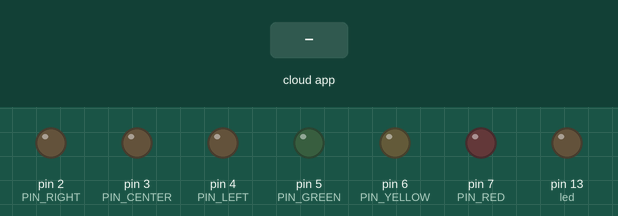
Recording of a sketch running on a simulated Arduino Uno, built with avr-gcc and run on an emulated ATmega328P. Shown: output pins drawn as LEDs (lit = HIGH). The test bench sets the inputs (shaded band). The ROS host is connected and sends only what is stated.

Above: at 1.2 s.
1.3 s: the phone or cloud app sets tl_state to RED
At 2.3 s:
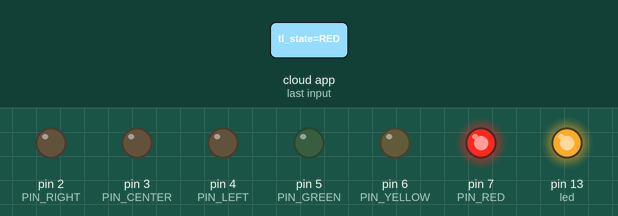
2.9 s: the phone or cloud app sets tl_state to YELLOW
At 4.2 s:
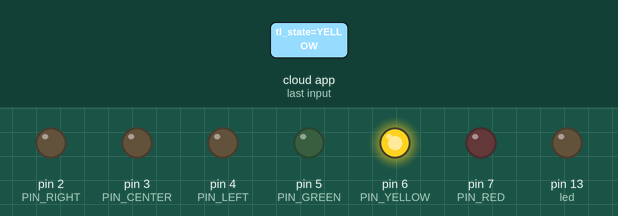
4.5 s: the phone or cloud app sets tl_state to GREEN
At 5.2 s:
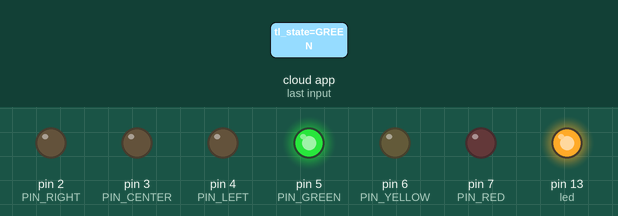
6.1 s: the phone or cloud app sets tl_state to LEFT
At 7.2 s:
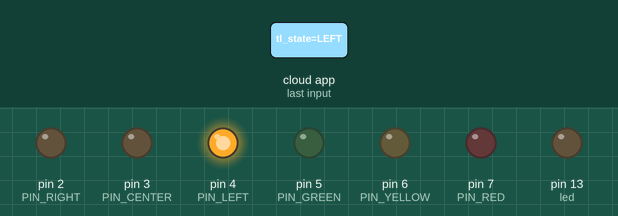
7.7 s: the phone or cloud app sets tl_state to CENTER
At 9.0 s:
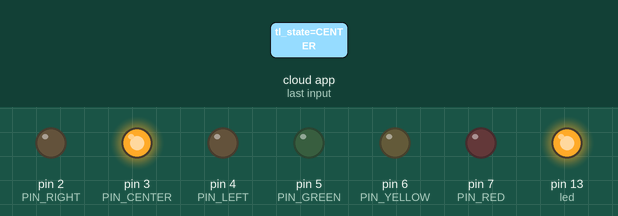
9.3 s: the phone or cloud app sets tl_state to RIGHT
At 10.0 s:
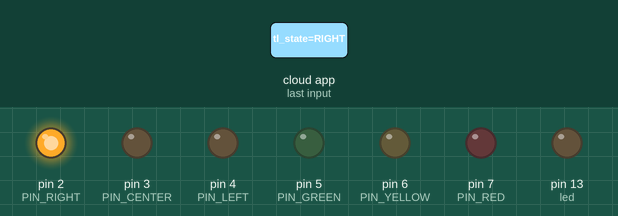
Timing chart, 0 to 11.9 s (numbered marks = the images above; inputs shaded):
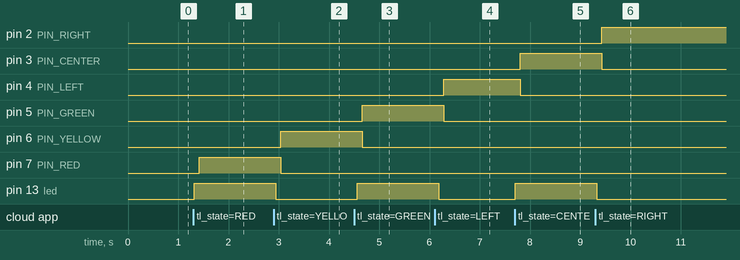

Measured:
- after the input at 1.3 s, pin 7 (PIN_RED): LOW → HIGH after 0.12 s; pin 13 (led): LOW → HIGH at once
- after the input at 2.9 s, pin 6 (PIN_YELLOW): LOW → HIGH after 0.14 s; pin 7 (PIN_RED): HIGH → LOW after 0.14 s; pin 13 (led): HIGH → LOW at once
- after the input at 4.5 s, pin 5 (PIN_GREEN): LOW → HIGH after 0.16 s; pin 6 (PIN_YELLOW): HIGH → LOW after 0.16 s; pin 13 (led): LOW → HIGH after 0.06 s
- after the input at 6.1 s, pin 4 (PIN_LEFT): LOW → HIGH after 0.19 s; pin 5 (PIN_GREEN): HIGH → LOW after 0.19 s; pin 13 (led): HIGH → LOW after 0.09 s
- after the input at 7.7 s, pin 3 (PIN_CENTER): LOW → HIGH after 0.11 s; pin 4 (PIN_LEFT): HIGH → LOW after 0.11 s; pin 13 (led): LOW → HIGH at once
- after the input at 9.3 s, pin 2 (PIN_RIGHT): LOW → HIGH after 0.13 s; pin 3 (PIN_CENTER): HIGH → LOW after 0.13 s; pin 13 (led): HIGH → LOW at once

The sketch:

tl_control_arduino.ino
```cpp
/*
 * rosserial TrafficLight controller
 * 20190107,hokamoto@hhq.suzuki.co.jp
 */

#include <ros.h>
#include <std_msgs/String.h>

#define PIN_RED    7
#define PIN_YELLOW 6
#define PIN_GREEN  5
#define PIN_LEFT   4
#define PIN_CENTER 3
#define PIN_RIGHT  2

ros::NodeHandle  nh;

String tl_state;
byte pinOut;

void messageCb( const std_msgs::String& msg){
  digitalWrite(13, HIGH-digitalRead(13));  //toggle led
  tl_state = msg.data;
  pinOut = 0b00000000;
  if(tl_state.indexOf("RED")>=0)   { pinOut |= 0b10000000; }
  if(tl_state.indexOf("YELLOW")>=0){ pinOut |= 0b01000000; }
  if(tl_state.indexOf("GREEN")>=0) { pinOut |= 0b00100000; }
  if(tl_state.indexOf("LEFT")>=0)  { pinOut |= 0b00010000; }
  if(tl_state.indexOf("CENTER")>=0){ pinOut |= 0b00001000; }
  if(tl_state.indexOf("RIGHT")>=0) { pinOut |= 0b00000100; }
}

ros::Subscriber<std_msgs::String> sub("tl_state", messageCb );

std_msgs::String str_msg;
ros::Publisher chatter("chatter", &str_msg);

unsigned int counter;

void setup()
{
  pinMode(13, OUTPUT);
  pinMode(PIN_RED,    OUTPUT);
  pinMode(PIN_YELLOW, OUTPUT);
  pinMode(PIN_GREEN,  OUTPUT);
  pinMode(PIN_LEFT,   OUTPUT);
  pinMode(PIN_CENTER, OUTPUT);
  pinMode(PIN_RIGHT,  OUTPUT);

  pinOut = 0b00000000;
  counter = 0;

  nh.initNode();
  nh.advertise(chatter);
  nh.subscribe(sub);
}

char buf[100];

void loop()
{
  /*
  digitalWrite(PIN_RED,    pinOut & 0b10000000);
  digitalWrite(PIN_YELLOW, pinOut & 0b01000000);
  digitalWrite(PIN_GREEN,  pinOut & 0b00100000);
  digitalWrite(PIN_LEFT,   pinOut & 0b00010000);
  digitalWrite(PIN_CENTER, pinOut & 0b00001000);
  digitalWrite(PIN_RIGHT,  pinOut & 0b00000100);
  */
  PORTD = pinOut;

  String msgString;
  msgString.concat(String(pinOut,BIN));
  msgString.concat(",");
  msgString.concat(String(PORTD,BIN));
  msgString.concat(",");
  msgString.concat(tl_state);
  msgString.concat(",");
  msgString.concat(String(counter++));
  int len=msgString.length();
  msgString.toCharArray(buf,len+1);
  str_msg.data = buf;
  chatter.publish( &str_msg );
  nh.spinOnce();
  delay(100);
}
```
